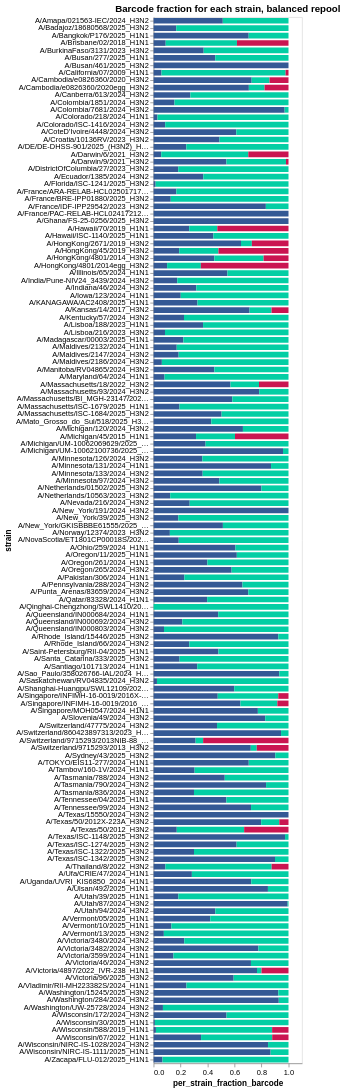

Write notebook code for a chart like this one.
### Code cell
# Each barcode fraction across strains
all_barcode_counts = counts[['strain', 'barcode', 'count', 'well']].dropna()
single_well_all_barcode_counts = all_barcode_counts[all_barcode_counts['well'].isin(['A1','B1'])]

# Get tidy single well means
tidy_single_well = single_well_all_barcode_counts[['strain','barcode','count']].groupby(['strain', 'barcode']).mean().reset_index()
# Get sums for each strain
strain_sums_df = tidy_single_well.groupby('strain').sum().rename(columns = {'count': 'strain_count_sum'}).reset_index()
# Merge and calculate per strain the fraction represented by each barcode
tidy_single_well = tidy_single_well.merge(strain_sums_df[['strain', 'strain_count_sum']], 
                       on = ['strain'],
                       validate="many_to_one",
                      )
tidy_single_well['per_strain_fraction_barcode'] = tidy_single_well['count'] / tidy_single_well['strain_count_sum']
tidy_single_well['barcode_letter'] = tidy_single_well.groupby('strain').cumcount().apply(lambda x: string.ascii_uppercase[x])

# Plot as colored bar chart
bar_chart = alt.Chart(tidy_single_well).mark_bar(height={"band": 0.85}).encode(
    x = 'per_strain_fraction_barcode',
    y = 'strain',
    color=alt.Color('barcode_letter', legend=None).scale(range=color_palette),
    tooltip = ['strain', 'per_strain_fraction_barcode', 'barcode'],
).configure_axis(grid=False).properties(
        height = alt.Step(10),
        width = 200,
        title = "Barcode fraction for each strain, balanced repool")

bar_chart

### Figure 1 — Vega-Lite specification as saved in the notebook (floating-point values rounded to 4 significant figures; data arrays with more than 128 entries replaced by an {"elided": "..."} marker saying what was removed)
{"config": {"view": {"continuousWidth": 300, "continuousHeight": 300}, "axis": {"grid": false}}, "data": {"name": "data-68551da694296a0a1580d428dd04ed8e"}, "mark": {"type": "bar", "height": {"band": 0.85}}, "encoding": {"color": {"field": "barcode_letter", "legend": null, "scale": {"range": ["#345995", "#03cea4", "#ca1551", "#eac435"]}, "type": "nominal"}, "tooltip": [{"field": "strain", "type": "nominal"}, {"field": "per_strain_fraction_barcode", "type": "quantitative"}, {"field": "barcode", "type": "nominal"}], "x": {"field": "per_strain_fraction_barcode", "type": "quantitative"}, "y": {"field": "strain", "type": "nominal"}}, "height": {"step": 10}, "title": "Barcode fraction for each strain, balanced repool", "width": 200, "$schema": "https://vega.github.io/schema/vega-lite/v5.16.3.json", "datasets": {"data-68551da694296a0a1580d428dd04ed8e": {"elided": "322 records"}}}
